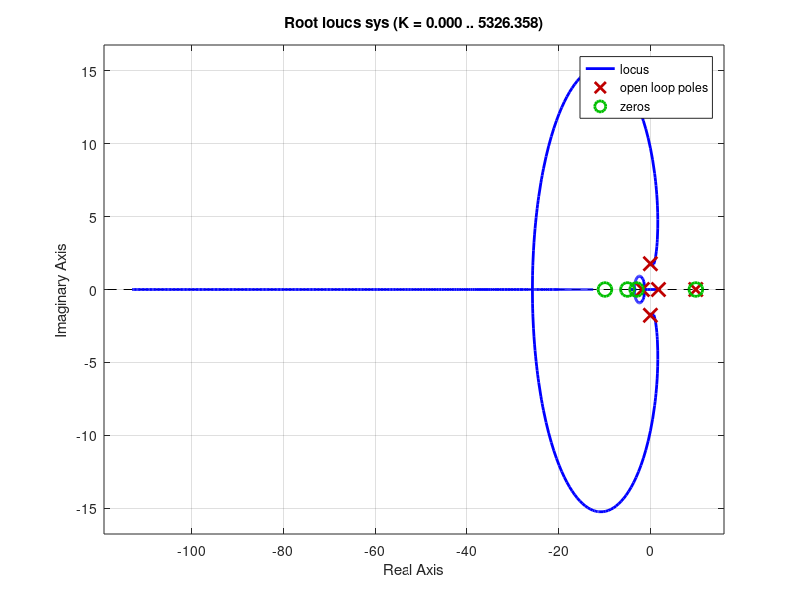

The MATLAB source for this figure:
clc, clear all, close all;
num=conv([1],conv([1 3],conv([1 5],[-2000 0 196200])));
%num=conv([1],[-15 0 981]);
%den=conv([1 5],[-400 0 30 0 -1962]);
den=conv([1],conv([1 -sqrt(98.1)],[-80050 0 -2905 0 766161]));
sys=tf(num,den);
rlocus(sys);

